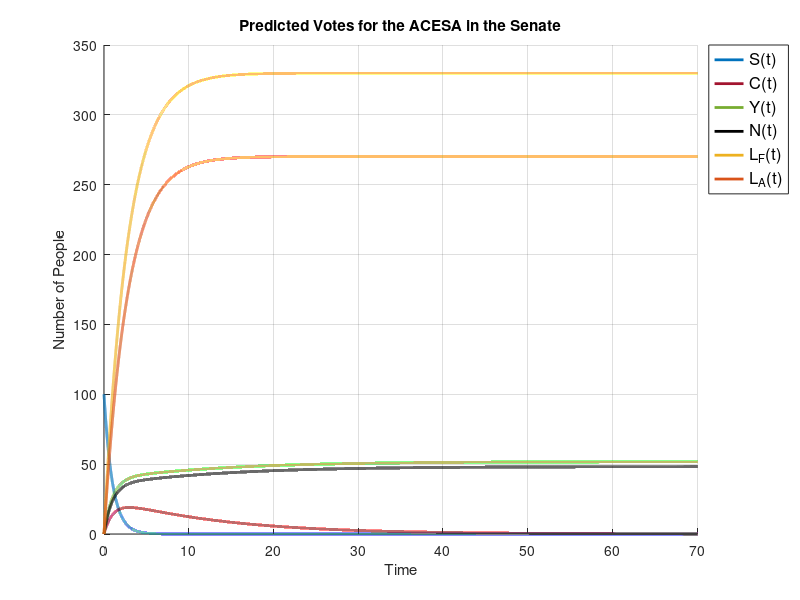

The MATLAB source for this figure:
% Define the parameters
L = 600;
alpha_C = 0.22;
alpha_F = 0.41;
alpha_A = 0.37;
Beta_F = 0.000437;
Beta_A = 0.000437;
M_LA = 308800000;
M_LF = 377000000;
phi_F = 0.00005117586796;
phi_A = 0.00007585714286;
Nu_F = 0.0000000005258143724;
Nu_A = 0.0000000005258143724;
I_F = 345873.085;
I_A = 283377.397;
tau = 0.000000001112433819;

% Initial state values
S = 100;
C = 0;
Y = 0;
N = 0;
L_F = 0;
L_A = 0;
M_F = 345873085;
M_A = 283377397;

% Time vector
tspan = [0 100];
dt = 0.001;  % Time step size

% Number of time steps
num_steps = ceil((tspan(2) - tspan(1)) / dt);

% Preallocate arrays to store results
t = zeros(num_steps + 1, 1);
y = zeros(num_steps + 1, 8);

% Initial conditions
t(1) = tspan(1);
y(1, :) = [S, C, Y, N, L_F, L_A, M_F, M_A];  %

% Euler method
for i = 1:num_steps
    % Current state
    current_state = y(i, :);
    
    % Compute derivatives
    dL_F = Nu_F * M_LF * (L - current_state(5) - current_state(6));
    dL_A = Nu_A * M_LA * (L - current_state(6) - current_state(5));
    dM_F = -I_F;
    dM_A = -I_A;
    dS = -alpha_C * current_state(1) - alpha_F * current_state(1) - alpha_A * current_state(1);
    dC = alpha_C * current_state(1) - Beta_F * current_state(2) * current_state(3) - Beta_A * current_state(2) * current_state(4) - phi_F * current_state(5) * current_state(2) - phi_A * current_state(6) * current_state(2) - tau * I_F * current_state(2) - tau * I_A * current_state(2);
    dY = alpha_F * current_state(1) + Beta_F * current_state(2) * current_state(3) + phi_F * current_state(5) * current_state(2) + tau * I_F * current_state(2);
    dN = alpha_A * current_state(1) + Beta_A * current_state(2) * current_state(4) + phi_A * current_state(6) * current_state(2) + tau * I_A * current_state(2);
    
    % Update state using Euler method
    y(i + 1, :) = current_state + dt * [dS, dC, dY, dN, dL_F, dL_A, dM_F, dM_A]; 
    
    
    % Update time
    t(i + 1) = t(i) + dt;
end


% Create plot
figure;
hold on;

% Plot each series and assign handles for legend
h1 = plot(t, y(:,1), 'Color', [0 0.4470 0.7410], 'LineWidth', 2);  % S(t)
h2 = plot(t, y(:,2), 'Color', [0.6350 0.0780 0.1840], 'LineWidth', 2);  % C(t)
h3 = plot(t, y(:,3), 'Color', [0.4660 0.6740 0.1880], 'LineWidth', 2);  % Y(t)
h4 = plot(t, y(:,4), 'Color', 'k', 'LineWidth', 2);  % N(t) [0.6350 0.0780 0.1840]
h5 = plot(t, y(:,5), 'Color', [0.9290 0.6940 0.1250], 'LineWidth', 2);  % L_F(t)
h6 = plot(t, y(:,6), 'Color', [0.8500 0.3250 0.0980], 'LineWidth', 2);  % L_A(t)


% Set axis labels and title
title('Predicted Votes for the ACESA in the Senate');
xlabel('Time');
ylabel('Number of People');

% Set x-axis limit
xlim([0 70]);

% Legend
legend([h1, h2, h3, h4, h5, h6], {'S(t)', 'C(t)', 'Y(t)', 'N(t)', 'L_F(t)', 'L_A(t)'}, 'Location', 'bestoutside', 'FontSize', 12);

% Grid
grid on;

% Hold off to finish the plot
hold off;
